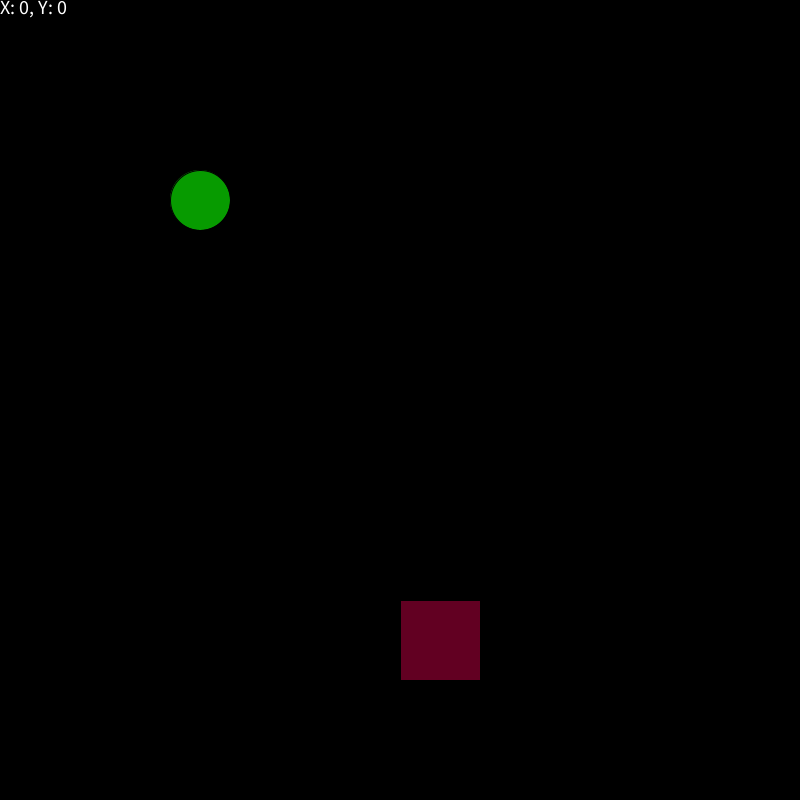
Frame 1 (no input)
Frame 60 (the mouse pressed at the canvas centre just before this capture): identical to frame 1, image omitted
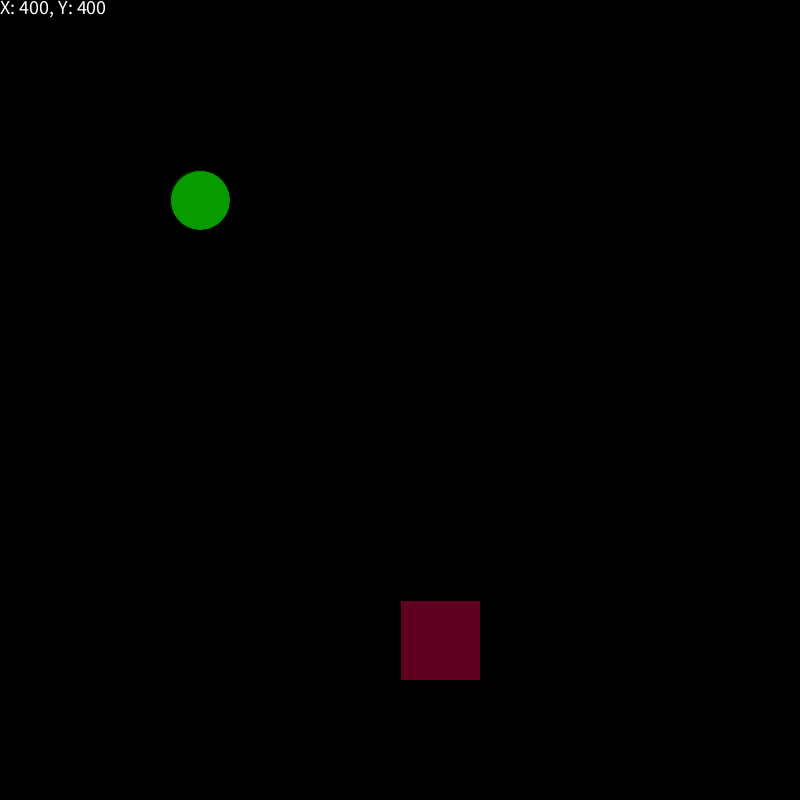
Frame 120 (the mouse held since frame 60 and released just before this capture)

The Processing sketch that drew these frames (run headless with seeded random() and noise(); from frame 60 on, the mouse is pressed at the canvas centre):

// Processing sketch: Ejercicio17
// ── Ejercicio17.pde
int x1=200, x2=400, y1=200, y2=600;
int distanciaTesoro = 50;

void setup() {
  size(800, 800);
}

void draw() {
  background(0);
  float coordX = x2 - x1; // Tamaño de la base del triangulo
  float coordY = y2 - y1; // Tamaño de la altura
  float distancia = pow(pow(coordX, 2) + pow(coordY, 2), 0.5); // El cálculo de la distancia entre link y el tesoro, es decir, la hipotenusa del triangulo
  println("Distancia: " + distancia);
  fill(#079B00);
  ellipse(x1, y1, 60, 60);
  fill(#620022);
  rect(x2, y2, 80, 80);
  //Al estar cerca del tesoro, se mostrará el mensaje de "Mejora adquirida"
  if (distancia <= distanciaTesoro) {
    println("Mejora adquirida");
  }
  //Las coordenadas de Link mostradas en la pantalla
  String coordLink = "X: " + mouseX + ", Y: " + mouseY;
  fill(255);
  textSize(20);
  textAlign(LEFT, TOP);
  text(coordLink, 0, 0);
}

void mouseMoved() {
  x1=mouseX;
  y1=mouseY;
}
